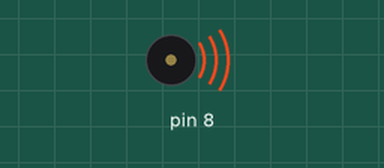
A sketch run on a simulated Arduino Uno, built with avr-gcc and run on an emulated ATmega328P. Shown: buzzer (waves = sounding).

Above: at 0.2 s.
At 3.95 s:
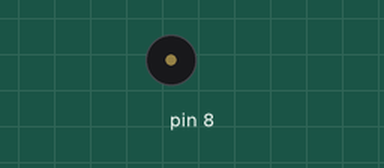
Timing chart, 0 to 5.2 s (numbered marks = the images above):
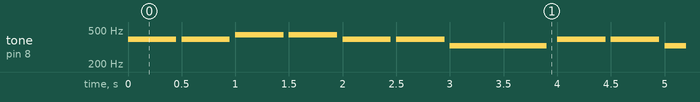

Measured:
- by itself, tone on pin 8: plays 392 Hz for 0.45 s, 392 Hz for 0.45 s, 440 Hz for 0.45 s, 440 Hz for 0.45 s, 392 Hz for 0.45 s, 392 Hz for 0.45 s … (196 notes in this stretch)

The sketch:

lab01.ino
```cpp
// 201533631 김도균

void setup() {}

double scale[] = {
    0,
    261.63,
    293.66,
    329.63,
    349.23,
    392.00,
    440.00,
    493.88,
};

void loop() {

    static boolean isOdd = true;

    tone(8, scale[5], 450);
    delay(500);
    tone(8, scale[5], 450);
    delay(500);

    tone(8, scale[6], 450);
    delay(500);
    tone(8, scale[6], 450);
    delay(500);

    tone(8, scale[5], 450);
    delay(500);
    tone(8, scale[5], 450);
    delay(500);

    tone(8, scale[3], 900);
    delay(1000);

    if(isOdd){

        tone(8, scale[5], 450);
        delay(500);
        tone(8, scale[5], 450);
        delay(500);

        tone(8, scale[3], 450);
        delay(500);
        tone(8, scale[3], 450);
        delay(500);

        tone(8, scale[2], 1350);
        delay(2000);

    } else {
        tone(8, scale[5], 450);
        delay(500);
        tone(8, scale[3], 450);
        delay(500);

        tone(8, scale[2], 450);
        delay(500);
        tone(8, scale[3], 450);
        delay(500);

        tone(8, scale[1], 1350);
        delay(2000);
        noTone(8);
    }
    isOdd = !isOdd;
}
```
